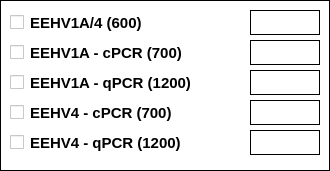
   <widget class="QFrame" name="box_ele">
    <property name="geometry">
     <rect>
      <x>355</x>
      <y>690</y>
      <width>330</width>
      <height>171</height>
     </rect>
    </property>
    <property name="styleSheet">
     <string>border: 1px solid black; background-color: white;</string>
    </property>
    <property name="frameShape">
     <enum>QFrame::Shape::Box</enum>
    </property>
    <widget class="QCheckBox" name="c_el1">
     <property name="geometry">
      <rect>
       <x>10</x>
       <y>10</y>
       <width>230</width>
       <height>25</height>
      </rect>
     </property>
     <property name="font">
      <font>
       <pointsize>11</pointsize>
       <bold>true</bold>
      </font>
     </property>
     <property name="styleSheet">
      <string>border: none;</string>
     </property>
     <property name="text">
      <string>EEHV1A/4 (600)</string>
     </property>
    </widget>
    <widget class="QLineEdit" name="e_el1">
     <property name="geometry">
      <rect>
       <x>250</x>
       <y>10</y>
       <width>70</width>
       <height>25</height>
      </rect>
     </property>
    </widget>
    <widget class="QCheckBox" name="c_el2">
     <property name="geometry">
      <rect>
       <x>10</x>
       <y>40</y>
       <width>230</width>
       <height>25</height>
      </rect>
     </property>
     <property name="font">
      <font>
       <pointsize>11</pointsize>
       <bold>true</bold>
      </font>
     </property>
     <property name="styleSheet">
      <string>border: none;</string>
     </property>
     <property name="text">
      <string>EEHV1A - cPCR (700)</string>
     </property>
    </widget>
    <widget class="QLineEdit" name="e_el2">
     <property name="geometry">
      <rect>
       <x>250</x>
       <y>40</y>
       <width>70</width>
       <height>25</height>
      </rect>
     </property>
    </widget>
    <widget class="QCheckBox" name="c_el3">
     <property name="geometry">
      <rect>
       <x>10</x>
       <y>70</y>
       <width>230</width>
       <height>25</height>
      </rect>
     </property>
     <property name="font">
      <font>
       <pointsize>11</pointsize>
       <bold>true</bold>
      </font>
     </property>
     <property name="styleSheet">
      <string>border: none;</string>
     </property>
     <property name="text">
      <string>EEHV1A - qPCR (1200)</string>
     </property>
    </widget>
    <widget class="QLineEdit" name="e_el3">
     <property name="geometry">
      <rect>
       <x>250</x>
       <y>70</y>
       <width>70</width>
       <height>25</height>
      </rect>
     </property>
    </widget>
    <widget class="QCheckBox" name="c_el4">
     <property name="geometry">
      <rect>
       <x>10</x>
       <y>100</y>
       <width>230</width>
       <height>25</height>
      </rect>
     </property>
     <property name="font">
      <font>
       <pointsize>11</pointsize>
       <bold>true</bold>
      </font>
     </property>
     <property name="styleSheet">
      <string>border: none;</string>
     </property>
     <property name="text">
      <string>EEHV4 - cPCR (700)</string>
     </property>
    </widget>
    <widget class="QLineEdit" name="e_el4">
     <property name="geometry">
      <rect>
       <x>250</x>
       <y>100</y>
       <width>70</width>
       <height>25</height>
      </rect>
     </property>
    </widget>
    <widget class="QCheckBox" name="c_el5">
     <property name="geometry">
      <rect>
       <x>10</x>
       <y>130</y>
       <width>230</width>
       <height>25</height>
      </rect>
     </property>
     <property name="font">
      <font>
       <pointsize>11</pointsize>
       <bold>true</bold>
      </font>
     </property>
     <property name="styleSheet">
      <string>border: none;</string>
     </property>
     <property name="text">
      <string>EEHV4 - qPCR (1200)</string>
     </property>
    </widget>
    <widget class="QLineEdit" name="e_el5">
     <property name="geometry">
      <rect>
       <x>250</x>
       <y>130</y>
       <width>70</width>
       <height>25</height>
      </rect>
     </property>
    </widget>
   </widget>
